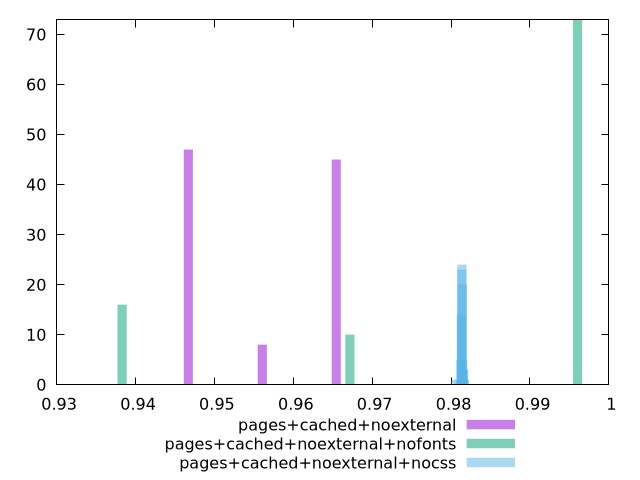

The gnuplot source for this figure:
$_pagesCachedNoexternal <<EOF
0.9466947766712873 47
0.9560679922818942 8
0.965441207892501 45
EOF
$_pagesCachedNoexternalNofonts <<EOF
0.9960408111512244 73
0.9382993148526028 16
0.9671700630019135 10
0.981605437076569 1
EOF
$_pagesCachedNoexternalNocss <<EOF
0.9813348519589211 23
0.9812388825831488 5
0.9814308213346933 20
0.981286867271035 14
0.9815267907104656 3
0.9813828366468071 24
0.9814788060225794 5
0.9815747753983517 3
0.9811429132073767 1
0.9806150816406294 1
0.9816707447741239 1
EOF
set key outside below
set terminal pngcairo
set output "report_00005_2020-11-02T22-26-11.212Z/first-meaningful-paint/first-meaningful-paint_pages+cached+noexternal_pages+cached+noexternal+nofonts_pages+cached+noexternal+nocss+hist.png"
set boxwidth 0.0011548299259724337
set style fill transparent solid 0.5 noborder
set yrange [0:73]
plot $_pagesCachedNoexternal title "pages+cached+noexternal" with boxes ,$_pagesCachedNoexternalNofonts title "pages+cached+noexternal+nofonts" with boxes ,$_pagesCachedNoexternalNocss title "pages+cached+noexternal+nocss" with boxes ,
